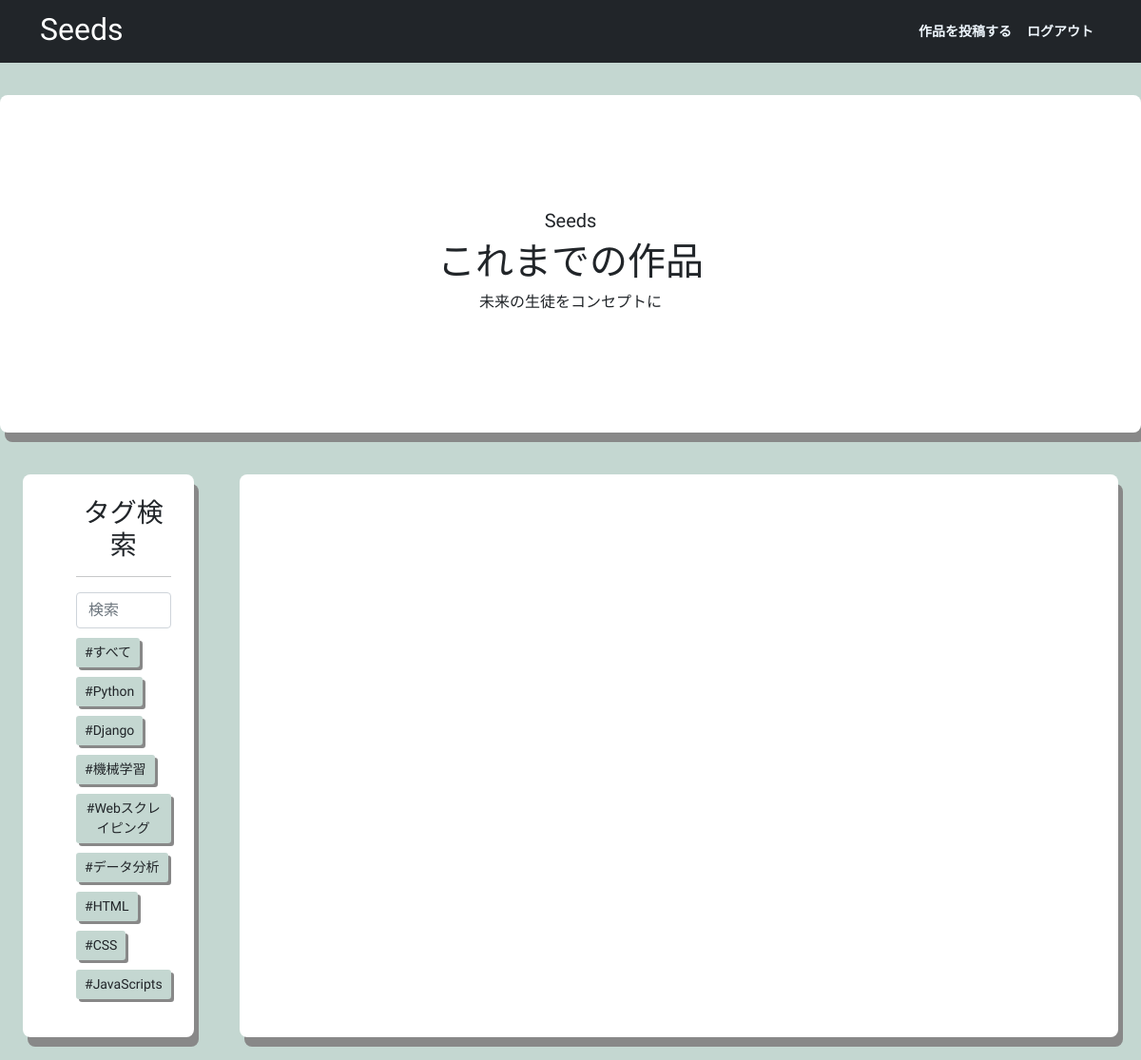
The app's page /?q=Python (signed in) with its own data.
### app/models.py (models this page shows, shortened)
class Topic(models.Model):
    name = models.CharField(max_length=200)

### app/views.py (the view)
# urls.py: path('',views.home,name="home"),
def home(request):
    q = request.GET.get('q') if request.GET.get('q') != None else ''
    posts = Post.objects.filter(
        Q(topic__name__icontains=q) |
        Q(description__icontains=q) |
        Q(title__icontains=q)
        )
    topics = Topic.objects.all()
    context = {'posts':posts,'topics':topics}
    return render(request, 'app/home.html',context)

### app/templates/app/home.html (shortened to what this page needs)
{% extends 'main.html' %}
{% load static %}
{% block content %}
<div class="page">
    <div class="sub1">
    <section id="posts">
        <div class="container">
            <div class="row">
                <div class="col-md-8 mx-auto text-center">
                    <h5>Seeds</h5>
                    <h1>これまでの作品</h1>
                    <h6>未来の生徒をコンセプトに</h6>
                </div>
            </div>
        </div>
    </section>
    </div>
    <div class="post-list">
        <div class="Topic-serch-list">
            <div class="Topic-name">
                <ul>
                    <h3>タグ検索</h3>
                    <hr>
                    <div class="topic-serch">
                        <form method="GET" action="{% url 'home' %}">
                            <input type="text" name="q" class="form-control rounded" placeholder="検索"  />
                        </form>
                    </div>
                    <div class="all-topic">
                        <a class="btn btn-sm" role="button" href="{% url 'home' %}">#すべて</a>
                    </div>
                    {% for topic in topics %}
                    <div class="list-serch">
                        <a class="btn btn-sm" role="button" href="{% url 'home' %}?q={{topic.name}}">#{{topic.name}}</a>
                    </div>
                    {% endfor %}
                </ul>
            </div>
        </div>
        <div class="post-list-item">
        </div>
    </div>
</div>
{% endblock content %}

### static/styles/main.css (style rules this page uses)
:root { --primary: #0d6ef0; --dark: #21252f; --body: #888; --box-shadow:0 8px 22px rgba(0,0,0,0.2); }
body { font-family: 'Sora', sans-serif; padding-top: 5rem; background-color:#c4d7d1 ; }
.post-list-item { max-width: 1400px; margin: 24px; padding: 24px; background-color: white; border-radius: 8px; box-shadow: 5px 10px #888888; }
.post-list { background-color:#c4d7d1 ; }
a { color: black; text-decoration: none; }
section { padding-top: 120px; padding-bottom: 120px; }
.post-list { display: grid; grid-template-columns: 0.6fr 3fr; }
.btn { background-color:#c4d7d1; }
.Topic-name h3 { text-align: center; }
.all-topic, .list-serch, .topic-serch { margin-bottom:10px; }
.list-serch a, .all-topic a { box-shadow: 3px 3px #888888; }
.Topic-serch-list { max-width: 1400px; margin: 24px; padding: 24px; background-color: white; border-radius: 8px; box-shadow: 5px 10px #888888; position: sticky; top:100px; }
.sub1 { margin: 20px auto; border-radius: 8px; background-color: white; box-shadow: 5px 10px #888888; }

### records on screen
Topic: name "Python"
Topic: name "Django"
Topic: name "機械学習"
Topic: name "Webスクレイピング"
Topic: name "データ分析"
Topic: name "HTML"
Topic: name "CSS"
Topic: name "JavaScripts"
